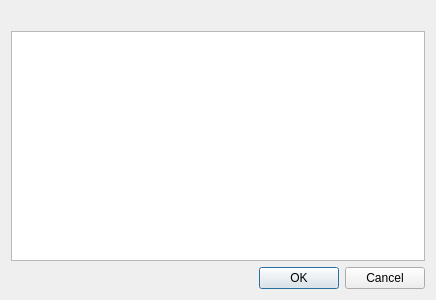
<?xml version="1.0" encoding="UTF-8"?>
<ui version="4.0">
 <class>SelectGroupsDialog</class>
 <widget class="QDialog" name="SelectGroupsDialog">
  <property name="geometry">
   <rect>
    <x>0</x>
    <y>0</y>
    <width>436</width>
    <height>300</height>
   </rect>
  </property>
  <property name="windowTitle">
   <string/>
  </property>
  <layout class="QGridLayout" name="gridLayout">
   <item row="0" column="0">
    <widget class="QLabel" name="DialogHeaderLabel_">
     <property name="text">
      <string/>
     </property>
    </widget>
   </item>
   <item row="1" column="0">
    <widget class="QTreeView" name="Groups_"/>
   </item>
   <item row="2" column="0">
    <widget class="QDialogButtonBox" name="buttonBox">
     <property name="orientation">
      <enum>Qt::Horizontal</enum>
     </property>
     <property name="standardButtons">
      <set>QDialogButtonBox::Cancel|QDialogButtonBox::Ok</set>
     </property>
    </widget>
   </item>
  </layout>
 </widget>
 <resources/>
 <connections>
  <connection>
   <sender>buttonBox</sender>
   <signal>accepted()</signal>
   <receiver>SelectGroupsDialog</receiver>
   <slot>accept()</slot>
   <hints>
    <hint type="sourcelabel">
     <x>248</x>
     <y>254</y>
    </hint>
    <hint type="destinationlabel">
     <x>157</x>
     <y>274</y>
    </hint>
   </hints>
  </connection>
  <connection>
   <sender>buttonBox</sender>
   <signal>rejected()</signal>
   <receiver>SelectGroupsDialog</receiver>
   <slot>reject()</slot>
   <hints>
    <hint type="sourcelabel">
     <x>316</x>
     <y>260</y>
    </hint>
    <hint type="destinationlabel">
     <x>286</x>
     <y>274</y>
    </hint>
   </hints>
  </connection>
 </connections>
</ui>
